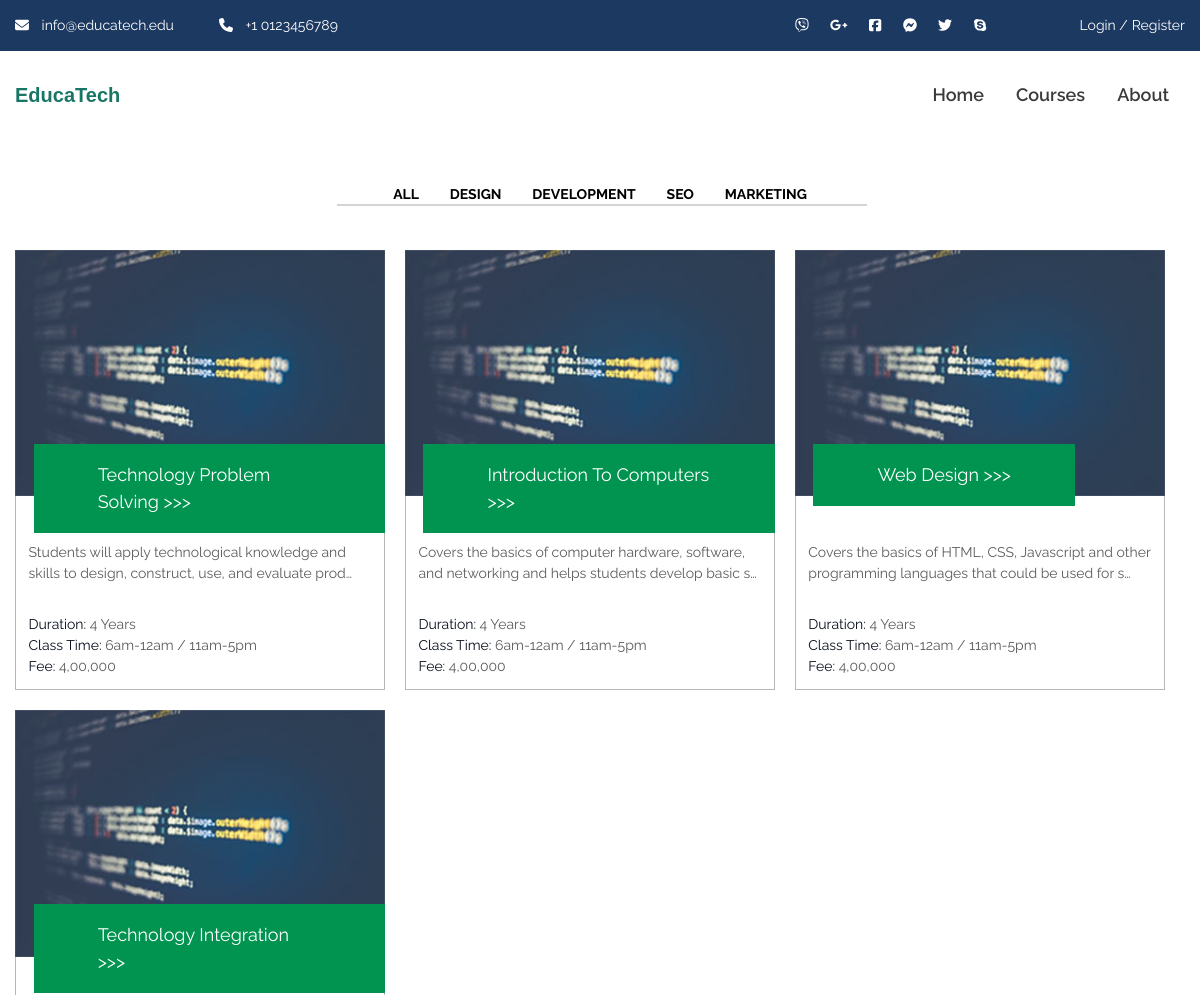
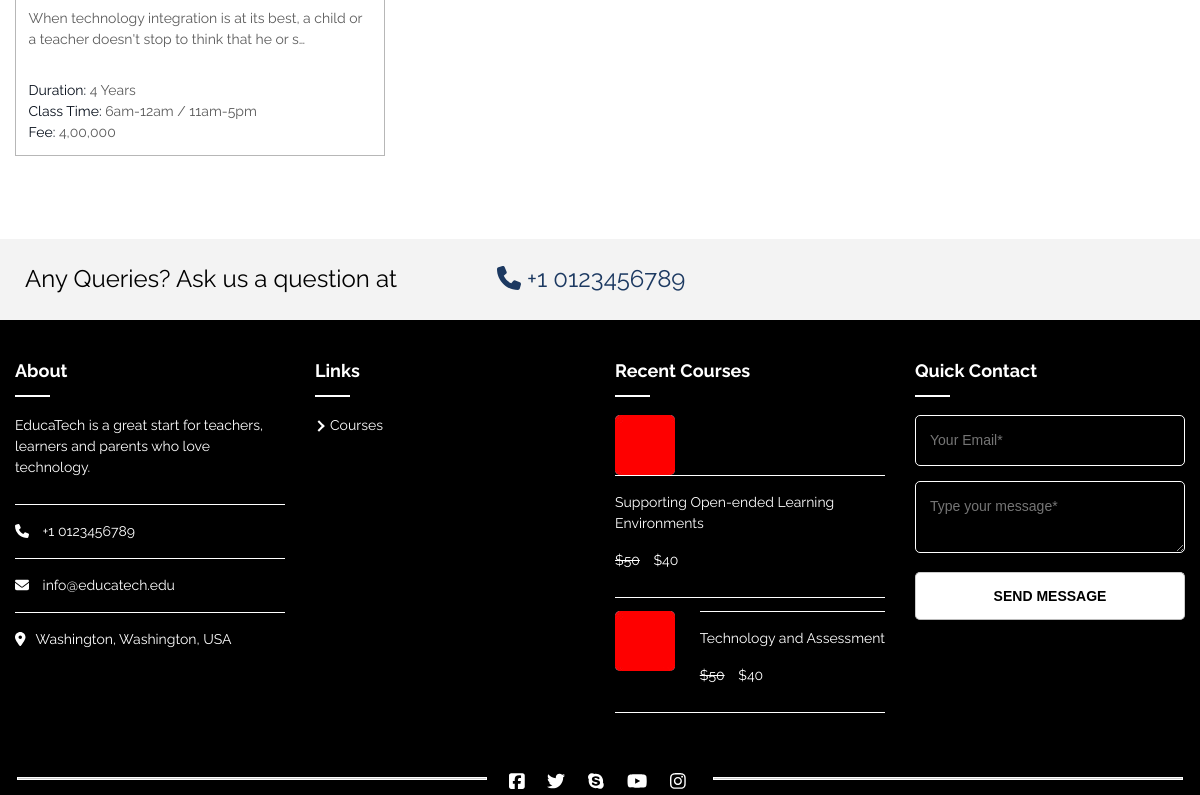
Screenshot of /course/ with the database file from the repository (2 pictures, top to bottom).
### courses/models.py (models this page shows)
class MyCourse(models.Model):
    course_name = models.CharField(max_length=50,default="",null=True)
    course_desc = models.CharField(max_length=300,default="",null=True)
    def get_absolute_url(self):
        return reverse('course',
            args=[self.id])

### courses/views.py (the view)
# urls.py: path('course/',views.course_listing, name='course_listing'),
def course_listing(request):
    courses = MyCourse.objects.all()
    context = {'courses':courses}
    return render(request, 'courses/courses_listing.html',context)

### courses/templates/courses/courses_listing.html (shortened to what this page needs)
{% extends "courses/base.html" %}
{% load static %}
{% block content %}
<section class="course-listing-page">
    <div class="container">
        <div id="filters" class="button-group">
            <button class="button" data-filter="*">all</button>
              <button class="button" data-filter=".design">design</button>
              <button class="button" data-filter=".development">development</button>
              <button class="button" data-filter=".seo">seo</button>
              <button class="button" data-filter=".marketing">marketing</button>
        </div>
        <div class="grid" id="cGrid">
            {% for course in courses %}
            <div class="grid-item business" data-category="business">
                <div class="img-wrap">
                    <img src="{% static 'images/course-pic.jpg' %}" alt="courses picture">
                </div>
                <a href="{{course.get_absolute_url}}" class="learn-desining-banner-course">{{ course.course_name|title}} >>></a>
                <div class="box-body">
                    <p>{{course.course_desc|truncatechars:100}}</p>
                    <section>
                        <p><span>Duration:</span> 4 Years</p>
                        <p><span>Class Time:</span> 6am-12am / 11am-5pm</p>
                        <p><span>Fee:</span> 4,00,000</p>
                    </section>
                </div>
            </div>
            {% endfor %}
        </div>
    </div>
</section>
{% endblock content%}

### courses/static/css/style.css (style rules this page uses)
html { font-size: 62.5%; line-height: 1.15; -webkit-text-size-adjust: 100%; }
body { margin: 0; }
a { background-color: transparent; text-decoration: none; }
img { border-style: none; }
button, input, optgroup, select, textarea { font-family: inherit; font-size: 100%; line-height: 1.15; margin: 0; }
button, input { overflow: visible; }
button, select { text-transform: none; }
button, [type="button"], [type="reset"], [type="submit"] { -webkit-appearance: button; }
body, button, input, select, optgroup, textarea { color: #404040; font-family: sans-serif; line-height: 1.5; }
p { margin: 0; }
html { box-sizing: border-box; }
*, *:before, *:after { box-sizing: inherit; }
body { background: #fff; }
img { height: auto; max-width: 100%; }
button, input[type="button"], input[type="reset"], input[type="submit"] { border: 1px solid; border-color: #ccc #ccc #bbb; border-radius: 3px; background: #e6e6e6; color: rgba(0, 0, 0, 0.8); line-height: 1; padding: .6em 1em .4em; }
a { color: royalblue; }
* { outline: none; }
.container { max-width: 1170px; margin-right: auto; margin-left: auto; }
.course-listing-page .container, .gallery-section .container { padding-top: 4.0625em; padding-bottom: 6.25em; }
.course-listing-page .button-group, .gallery-section .button-group, .gallery-section2 .button-group { text-align: center; margin-bottom: 4.375em; position: relative; }
.course-listing-page .button-group::after, .gallery-section .button-group::after, .gallery-section2 .button-group::after { content: ""; position: absolute; border: 0.5px solid #d4d4d4; bottom: 0; width: 530px; left: 27.5%; }
.course-listing-page .button-group button, .gallery-section .button-group button, .gallery-section2 .button-group button { background: transparent; border: none; text-transform: uppercase; font-weight: bold; cursor: pointer; position: relative; }
.course-listing-page .grid:after { content: ''; display: block; clear: both; }
.course-listing-page .grid-item { position: relative; margin-right: 1.7%; margin-bottom: 2em; }
.course-listing-page .grid-item, .recent-course-single .grid-item { width: 370px; }
.learn-courses .box-wrap .img-wrap, .course-listing-page .grid-item .img-wrap, .recent-course-single .grid-item .img-wrap { margin-bottom: -7px; }
.learn-courses .learn-desining-banner, .course-listing-page .grid-item .learn-desining-banner-course, .recent-course-single .grid-item .learn-desining-banner-course { position: absolute; left: 5%; top: 44%; padding: 0.9375em 3.5625em 1em 3.5625em; }
.learn-courses .box-wrap .box-body, .course-listing-page .grid-item .box-body, .recent-course-single .grid-item .box-body { border: 1px solid #b7b7b7; padding: 1.25em; padding-top: 2.8125em; }
.learn-courses .box-body > p, .course-listing-page .grid-item .box-body > p, .recent-course-single .grid-item .box-body > p { margin-top: 1.428em; margin-bottom: 2.1428em; }
.learn-courses .box-body p span , .course-listing-page .grid-item .box-body p span, .recent-course-single .grid-item .box-body p span { color: #060e1a; }

### rows the page displays
MyCourse: course_name "Technology Problem Solving", course_desc "Students will apply technological knowledge and skills to design, construct, use, and evaluate prod…"
MyCourse: course_name "Introduction To Computers", course_desc "Covers the basics of computer hardware, software, and networking and helps students develop basic s…"
MyCourse: course_name "Web Design", course_desc "Covers the basics of HTML, CSS, Javascript and other programming languages that could be used for s…"
MyCourse: course_name "Technology Integration", course_desc "When technology integration is at its best, a child or a teacher doesn't stop to think that he or s…"
